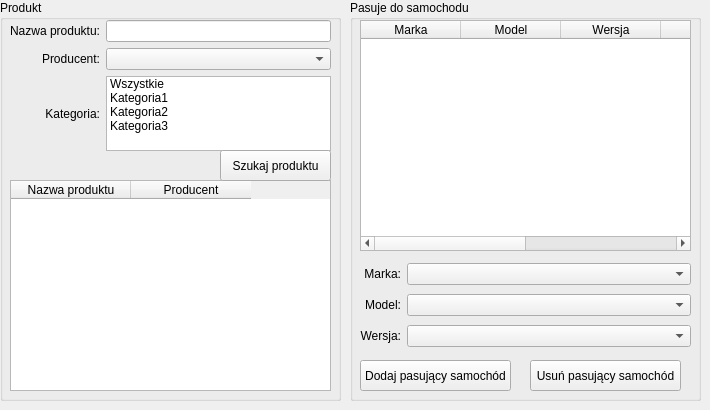
    <widget class="QWidget" name="tab_10">
     <attribute name="title">
      <string>Dopasowanie</string>
     </attribute>
     <widget class="QGroupBox" name="groupBox_2">
      <property name="geometry">
       <rect>
        <x>0</x>
        <y>0</y>
        <width>341</width>
        <height>401</height>
       </rect>
      </property>
      <property name="title">
       <string>Produkt</string>
      </property>
      <widget class="QTableWidget" name="tableWidget_10">
       <property name="geometry">
        <rect>
         <x>10</x>
         <y>180</y>
         <width>321</width>
         <height>211</height>
        </rect>
       </property>
       <attribute name="horizontalHeaderDefaultSectionSize">
        <number>120</number>
       </attribute>
       <column>
        <property name="text">
         <string>Nazwa produktu</string>
        </property>
       </column>
       <column>
        <property name="text">
         <string>Producent</string>
        </property>
       </column>
      </widget>
      <widget class="QWidget" name="layoutWidget_2">
       <property name="geometry">
        <rect>
         <x>10</x>
         <y>20</y>
         <width>321</width>
         <height>131</height>
        </rect>
       </property>
       <layout class="QGridLayout" name="gridLayout_5">
        <item row="1" column="2">
         <widget class="QComboBox" name="comboBox_15"/>
        </item>
        <item row="1" column="0">
         <widget class="QLabel" name="label_26">
          <property name="text">
           <string>Producent:</string>
          </property>
          <property name="alignment">
           <set>Qt::AlignRight|Qt::AlignTrailing|Qt::AlignVCenter</set>
          </property>
         </widget>
        </item>
        <item row="0" column="0">
         <widget class="QLabel" name="label_24">
          <property name="text">
           <string>Nazwa produktu:</string>
          </property>
          <property name="alignment">
           <set>Qt::AlignRight|Qt::AlignTrailing|Qt::AlignVCenter</set>
          </property>
         </widget>
        </item>
        <item row="3" column="0">
         <widget class="QLabel" name="label_25">
          <property name="text">
           <string>Kategoria:</string>
          </property>
          <property name="alignment">
           <set>Qt::AlignRight|Qt::AlignTrailing|Qt::AlignVCenter</set>
          </property>
         </widget>
        </item>
        <item row="0" column="2">
         <widget class="QLineEdit" name="lineEdit_15"/>
        </item>
        <item row="3" column="2">
         <widget class="QListWidget" name="listWidget_2">
          <item>
           <property name="text">
            <string>Wszystkie</string>
           </property>
          </item>
          <item>
           <property name="text">
            <string>Kategoria1</string>
           </property>
          </item>
          <item>
           <property name="text">
            <string>Kategoria2</string>
           </property>
          </item>
          <item>
           <property name="text">
            <string>Kategoria3</string>
           </property>
          </item>
         </widget>
        </item>
       </layout>
      </widget>
      <widget class="QPushButton" name="pushButton_28">
       <property name="geometry">
        <rect>
         <x>220</x>
         <y>150</y>
         <width>111</width>
         <height>31</height>
        </rect>
       </property>
       <property name="text">
        <string>Szukaj produktu</string>
       </property>
      </widget>
     </widget>
     <widget class="QGroupBox" name="groupBox_3">
      <property name="geometry">
       <rect>
        <x>350</x>
        <y>0</y>
        <width>351</width>
        <height>401</height>
       </rect>
      </property>
      <property name="title">
       <string>Pasuje do samochodu</string>
      </property>
      <widget class="QTableWidget" name="tableWidget_12">
       <property name="geometry">
        <rect>
         <x>10</x>
         <y>20</y>
         <width>331</width>
         <height>231</height>
        </rect>
       </property>
       <column>
        <property name="text">
         <string>Marka</string>
        </property>
       </column>
       <column>
        <property name="text">
         <string>Model</string>
        </property>
       </column>
       <column>
        <property name="text">
         <string>Wersja</string>
        </property>
       </column>
       <column>
        <property name="text">
         <string>Silnik</string>
        </property>
       </column>
       <column>
        <property name="text">
         <string>Nadwozie</string>
        </property>
       </column>
       <column>
        <property name="text">
         <string>Skrzynia biegów</string>
        </property>
       </column>
      </widget>
      <widget class="QWidget" name="gridLayoutWidget_4">
       <property name="geometry">
        <rect>
         <x>10</x>
         <y>260</y>
         <width>331</width>
         <height>91</height>
        </rect>
       </property>
       <layout class="QGridLayout" name="gridLayout_13">
        <item row="2" column="0">
         <widget class="QLabel" name="label_22">
          <property name="text">
           <string>Wersja:</string>
          </property>
          <property name="alignment">
           <set>Qt::AlignRight|Qt::AlignTrailing|Qt::AlignVCenter</set>
          </property>
         </widget>
        </item>
        <item row="1" column="1">
         <widget class="QComboBox" name="comboBox_21"/>
        </item>
        <item row="2" column="1">
         <widget class="QComboBox" name="comboBox_22"/>
        </item>
        <item row="0" column="0">
         <widget class="QLabel" name="label_80">
          <property name="text">
           <string>Marka:</string>
          </property>
          <property name="alignment">
           <set>Qt::AlignRight|Qt::AlignTrailing|Qt::AlignVCenter</set>
          </property>
         </widget>
        </item>
        <item row="1" column="0">
         <widget class="QLabel" name="label_77">
          <property name="text">
           <string>Model:</string>
          </property>
          <property name="alignment">
           <set>Qt::AlignRight|Qt::AlignTrailing|Qt::AlignVCenter</set>
          </property>
         </widget>
        </item>
        <item row="0" column="1">
         <widget class="QComboBox" name="comboBox_20">
          <property name="sizePolicy">
           <sizepolicy hsizetype="Expanding" vsizetype="Fixed">
            <horstretch>0</horstretch>
            <verstretch>0</verstretch>
           </sizepolicy>
          </property>
         </widget>
        </item>
       </layout>
      </widget>
      <widget class="QPushButton" name="pushButton_36">
       <property name="geometry">
        <rect>
         <x>10</x>
         <y>360</y>
         <width>151</width>
         <height>31</height>
        </rect>
       </property>
       <property name="text">
        <string>Dodaj pasujący samochód</string>
       </property>
      </widget>
      <widget class="QPushButton" name="pushButton_37">
       <property name="geometry">
        <rect>
         <x>180</x>
         <y>360</y>
         <width>151</width>
         <height>31</height>
        </rect>
       </property>
       <property name="text">
        <string>Usuń pasujący samochód</string>
       </property>
      </widget>
     </widget>
    </widget>
